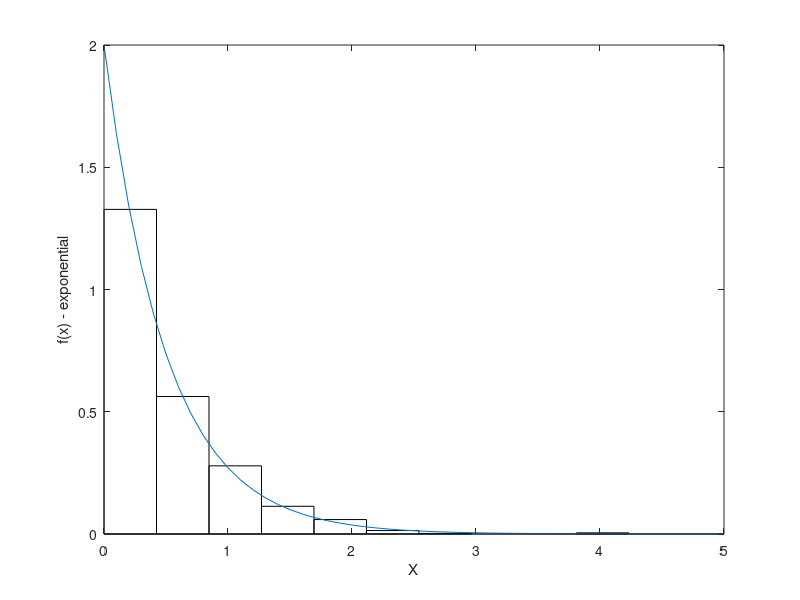

This chart was generated by the following MATLAB code:
% Setez parametrii
lam = 2;
n = 1000;
% Generez variabila aleatoare
uni = rand(1,n);
X = -log(uni)/lam;
% Obtin valorile pentru trasarea curbei teoretice 
x = 0:.1:5;
% Functia corespunzatoare din pachetul 'Statistics Toolbox'
y = exppdf(x,1/2);
% Construiesc histogramele
[N,h] = hist(X,10);
N = N/(h(2)-h(1))/n;
% Trasez graficul
bar(h,N,1,'w')
hold on
plot(x,y)
hold off
xlabel('X')
ylabel('f(x) - exponential')